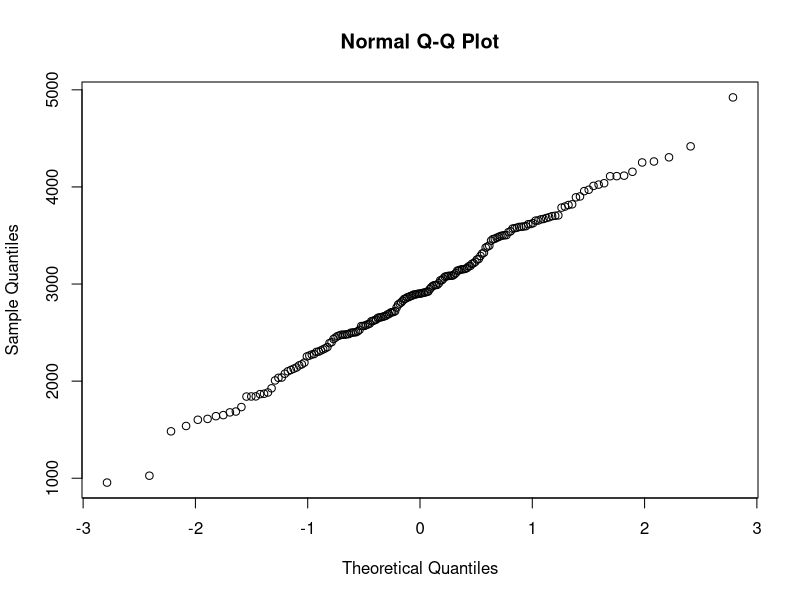
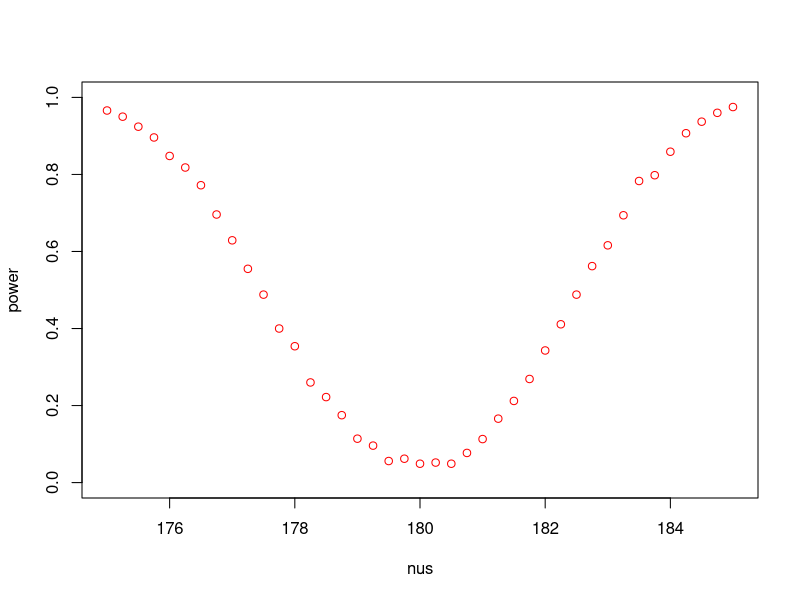
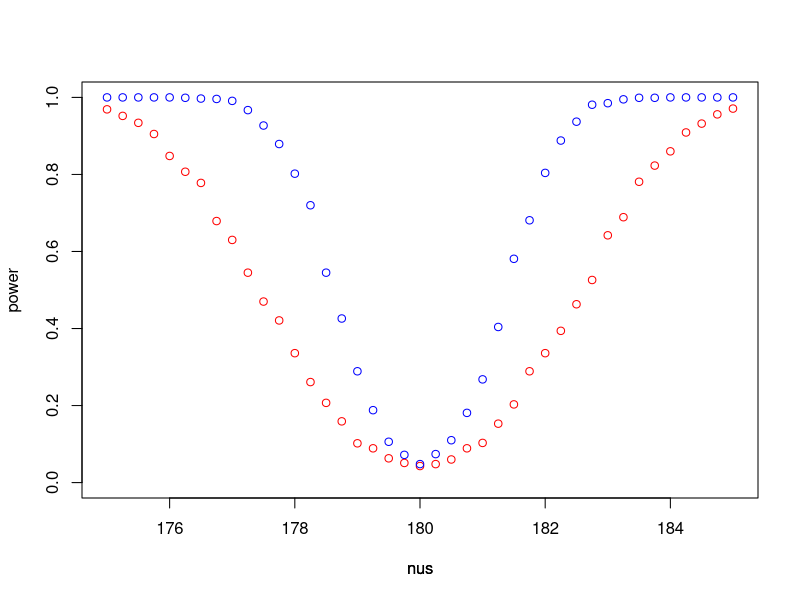
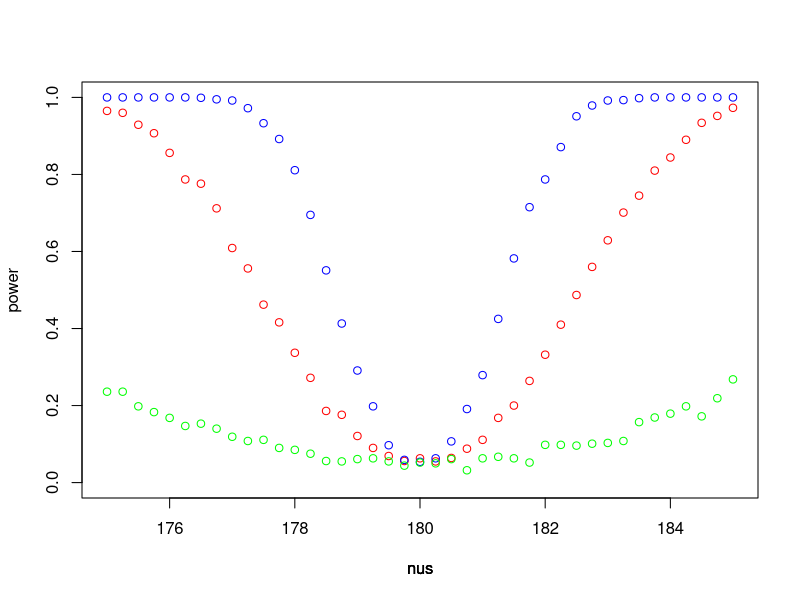
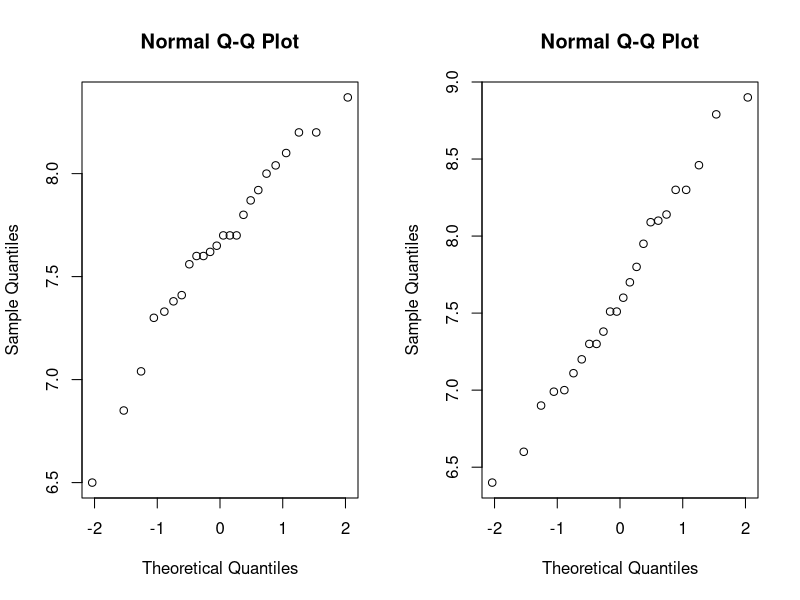
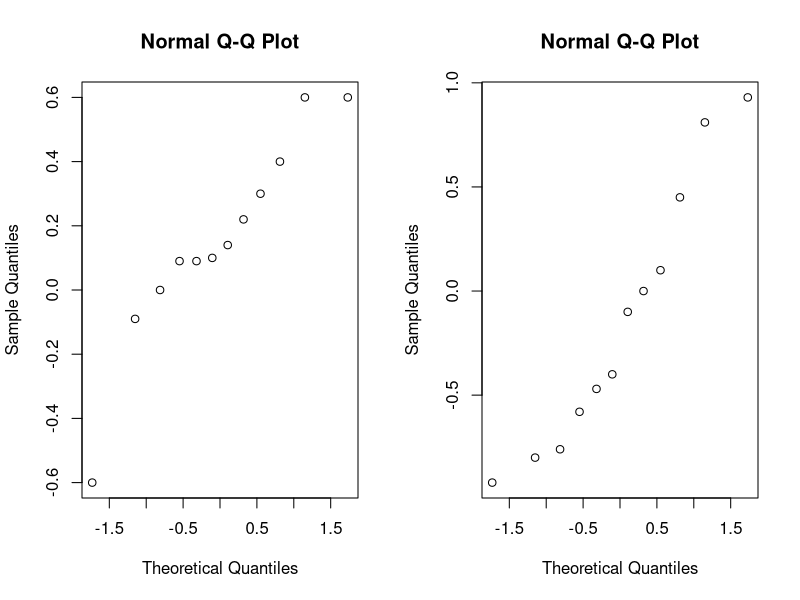

The R script that drew these images, in order:
## ---- chunk 1
birth_weight <- scan("birthweight.txt", skip=1)
qqnorm(birth_weight)
## ---- chunk 2
res <- t.test(birth_weight, conf.level=0.9)
## ---- chunk 3
res <- t.test(birth_weight, alternative=c("greater"), mu=2800, conf.level=0.9)
## ---- chunk 4
plot_nu_power <- function(m, n, mu, nus, sd, B, col, add) {
    p_values <- numeric(B); power <- numeric(length(nus))
    for (i in 1:length(nus)) {
        for (b in 1:B) {
            x <- rnorm(m, mu, sd)
            y <- rnorm(n, nus[i], sd)
            p_values[b] <- t.test(x, y, var.equal=TRUE)$p.value
        }
        power[i] <- mean(p_values < 0.05)
    }
    if (add) {
        par(new=TRUE)
        plot(nus, power, type="p", col=col, axes=FALSE, ylab='', ylim=c(0, 1))
    } else {
        plot(nus, power, type="p", col=col, ylim=c(0, 1))
    }
}

plot_nu_power(30, 30, 180, seq(175, 185, by=0.25), 5, 1000, "red", FALSE)
## ---- chunk 5
plot_nu_power(30, 30, 180, seq(175, 185, by=0.25), 5, 1000, "red", FALSE)
plot_nu_power(100, 100, 180, seq(175, 185, by=0.25), 5, 1000, "blue", TRUE)
## ---- chunk 6
plot_nu_power(30, 30, 180, seq(175, 185, by=0.25), 5, 1000, "red", FALSE)
plot_nu_power(100, 100, 180, seq(175, 185, by=0.25), 5, 1000, "blue", TRUE)
plot_nu_power(30, 30, 180, seq(175, 185, by=0.25), 15, 1000, "green", TRUE)
## ---- chunk 7
run <- read.table("run.txt", header=TRUE)
par(mfrow=c(1, 2))
qqnorm(run$before); qqnorm(run$after)
## ---- chunk 8
p_val <- cor.test(run$before, run$after)$p.value
## ---- chunk 9
par(mfrow=c(1, 2))
run_energy <- subset(run, drink=="energy")
run_lemo <- subset(run, drink=="lemo")
qqnorm(run_energy$before - run_energy$after)
qqnorm(run_lemo$before - run_lemo$after)
## ---- chunk 10
perm.test <- function(x, y, T, B) {
   T_val <- T(x - y)
   T_vals <- numeric(B)

   for (i in 1:B) {
      perm_data <- t(apply(cbind(x, y), 1, sample))
      T_vals[i] <- T(perm_data[, 1] - perm_data[, 2])
   }

   p_val_left <- sum(T_vals < T_val) / B
   p_val_right <- sum(T_vals > T_val) / B
   p_val <- 2 * min(p_val_left, p_val_right)
   return (p_val)
}
p_val_energy <- perm.test(run_energy$before, run_energy$after, mean, 1000)
p_val_lemo <- perm.test(run_energy$before, run_energy$after, mean, 1000)
## ---- chunk 11
p_val <- wilcox.test(run_energy$before - run_energy$after, run_lemo$before - run_lemo$after)
